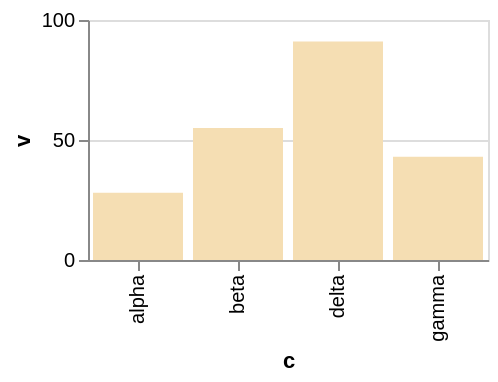

Here is the Vega-Lite specification saved for this chart:
### Vega-Lite specification from a JSON file in a GitHub repository (floating-point values rounded to 4 significant figures)
{"$schema": "https://vega.github.io/schema/vega-lite/v6.json", "width": 200, "height": 120, "data": {"values": [{"c": "alpha", "v": 28, "w": 3, "t": "2024-01-07"}, {"c": "beta", "v": 55, "w": 7, "t": "2024-03-19"}, {"c": "gamma", "v": 43, "w": 5, "t": "2024-06-02"}, {"c": "delta", "v": 91, "w": 9, "t": "2024-09-11"}]}, "mark": "bar", "encoding": {"x": {"field": "c", "type": "nominal"}, "y": {"field": "v", "type": "quantitative"}}, "config": {"bar": {"color": "wheat"}}}
